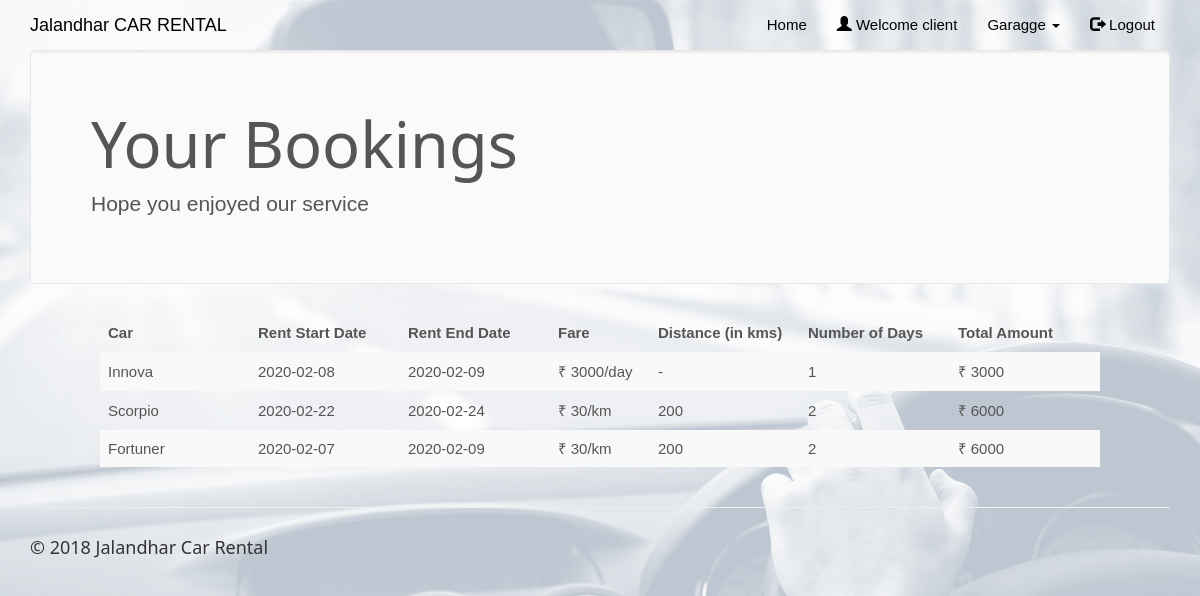
The page /mybookings.php (signed in) on the database its author committed.
### tables this page shows
CREATE TABLE `rentedcars` (
  `id` int(100) NOT NULL,
  `customer_username` varchar(50) NOT NULL,
  `car_id` int(20) NOT NULL,
  `driver_id` int(20) NOT NULL,
  `booking_date` date NOT NULL,
  `rent_start_date` date NOT NULL,
  `rent_end_date` date NOT NULL,
  `car_return_date` date DEFAULT NULL,
  `fare` double NOT NULL,
  `charge_type` varchar(25) NOT NULL DEFAULT 'days',
  `distance` double DEFAULT NULL,
  `no_of_days` int(50) DEFAULT NULL,
  `total_amount` double DEFAULT NULL,
  `return_status` varchar(10) NOT NULL
);

CREATE TABLE `cars` (
  `car_id` int(20) NOT NULL,
  `car_name` varchar(50) NOT NULL,
  `car_nameplate` varchar(50) NOT NULL,
  `car_img` varchar(50) DEFAULT 'NA',
  `ac_price` float NOT NULL,
  `non_ac_price` float NOT NULL,
  `ac_price_per_day` float NOT NULL,
  `non_ac_price_per_day` float NOT NULL,
  `car_availability` varchar(10) NOT NULL
);

### mybookings.php (the view, shortened to what this page needs)
<!DOCTYPE html>
<html>
<?php
$conn = Connect();
?>
<head>
<link rel="stylesheet" href="assets/bootstrap/css/bootstrap.min.css">
<link rel="stylesheet" href="assets/fonts/font-awesome.min.css">
    <link rel="stylesheet" href="assets/w3css/w3.css">
<link rel="stylesheet" type="text/css" href="assets/css/customerlogin.css">
<link rel="stylesheet" type="text/css" media="screen" href="assets/css/clientpage.css" />
</head>
<body id="page-top" data-spy="scroll" data-target=".navbar-fixed-top">
    <nav class="navbar navbar-custom navbar-fixed-top" role="navigation" style="color: black">
        <div class="container">
            <div class="navbar-header">
                <a class="navbar-brand page-scroll" href="index.php">
                   Jalandhar CAR RENTAL </a>
            </div>
            <?php
                if(isset($_SESSION['login_client'])){
            ?>
            <div class="collapse navbar-collapse navbar-right navbar-main-collapse">
                <ul class="nav navbar-nav">
                    <li>
                        <a href="index.php">Home</a>
                    </li>
                    <li>
                        <a href="#"><span class="glyphicon glyphicon-user"></span> Welcome <?php echo $_SESSION['login_client']; ?></a>
                    </li>
                    <li>
                    <ul class="nav navbar-nav navbar-right">
            <li><a href="#" class="dropdown-toggle active" data-toggle="dropdown" role="button" aria-haspopup="true" aria-expanded="false"><span class="glyphicon glyphicon-user"></span> Control Panel <span class="caret"></span> </a>
                <ul class="dropdown-menu">
              <li> <a href="entercar.php">Add Car</a></li>
              <li> <a href="enterdriver.php"> Add Driver</a></li>
              <li> <a href="clientview.php">View</a></li>
            </ul>
            </li>
          </ul>
                    </li>
                    <li>
                        <a href="logout.php"><span class="glyphicon glyphicon-log-out"></span> Logout</a>
                    </li>
                </ul>
            </div>
            <?php
                }
                else if (isset($_SESSION['login_customer'])){
            ?>
            <div class="collapse navbar-collapse navbar-right navbar-main-collapse">
                <ul class="nav navbar-nav">
                    <li>
                        <a href="index.php">Home</a>
                    </li>
                    <li>
                        <a href="#"><span class="glyphicon glyphicon-user"></span> Welcome <?php echo $_SESSION['login_customer']; ?></a>
                    </li>
                    <ul class="nav navbar-nav">
            <li><a href="#" class="dropdown-toggle active" data-toggle="dropdown" role="button" aria-haspopup="true" aria-expanded="false"> Garagge <span class="caret"></span> </a>
            </li>
          </ul>
                    <li>
                        <a href="logout.php"><span class="glyphicon glyphicon-log-out"></span> Logout</a>
                    </li>
                </ul>
            </div>
                <?php   }
                ?>
        </div>
    </nav>
<?php $login_customer = $_SESSION['login_customer'];
    $sql1 = "SELECT * FROM rentedcars rc, cars c
    WHERE rc.customer_username='$login_customer' AND c.car_id=rc.car_id AND rc.return_status='R'";
    $result1 = $conn->query($sql1);
    if (mysqli_num_rows($result1) > 0) {
?>
<div class="container">
      <div class="jumbotron">
        <h1>Your Bookings</h1>
        <p> Hope you enjoyed our service </p>
      </div>
    </div>
    <div class="table-responsive" style="padding-left: 100px; padding-right: 100px;" >
<table class="table table-striped">
  <thead class="thead-dark">
<tr>
<th width="15%">Car</th>
<th width="15%">Rent Start Date</th>
<th width="15%">Rent End Date</th>
<th width="10%">Fare</th>
<th width="15%">Distance (in kms)</th>
<th width="15%">Number of Days</th>
<th width="15%">Total Amount</th>
</tr>
</thead>
<?php
        while($row = mysqli_fetch_assoc($result1)) {
?>
<tr>
<td><?php echo $row["car_name"]; ?></td>
<td><?php echo $row["rent_start_date"] ?></td>
<td><?php echo $row["rent_end_date"]; ?></td>
<td>&#8377; <?php
            if($row["charge_type"] == "days"){
                    echo ($row["fare"] . "/day");
                } else {
                    echo ($row["fare"] . "/km");
                }
            ?></td>
<td><?php  if($row["charge_type"] == "days"){
                    echo ("-");
                } else {
                    echo ($row["distance"]);
                } ?></td>
<td><?php echo $row["no_of_days"]; ?> </td>
<td>&#8377; <?php echo $row["total_amount"]; ?></td>
</tr>
<?php        } ?>
                </table>
                </div>
            <?php
        } ?>
</body>
<footer class="site-footer">
        <div class="container">
            <hr>
            <div class="row">
                <div class="col-sm-6">
                    <h5>© 2018 Jalandhar Car Rental</h5>
                </div>
            </div>
        </div>
    </footer>
</html>

### assets/w3css/w3.css (style rules this page uses)
*,*:before,*:after { box-sizing:inherit }
html { -ms-text-size-adjust:100%;-webkit-text-size-adjust:100% }
body { margin:0 }
article,aside,details,figcaption,figure,footer,header,main,menu,nav,section,summary { display:block }
a { background-color:transparent;-webkit-text-decoration-skip:objects }
hr { box-sizing:content-box;height:0;overflow:visible }
html,body { font-family:Verdana,sans-serif;font-size:15px;line-height:1.5 }
html { overflow-x:hidden }
h1 { font-size:36px }
h5 { font-size:18px }
h1,h2,h3,h4,h5,h6 { font-family:"Segoe UI",Arial,sans-serif;font-weight:400;margin:10px 0 }
hr { border:0;border-top:1px solid #eee;margin:20px 0 }
a { color:inherit }

### assets/css/customerlogin.css (style rules this page uses)
body, html { height: 100%; }
body { padding-top: 50px; background: url("../../assets/img/forcustomer.png"); background-size: 100%; }
footer { display: block; }

### rows shown on the page
rentedcars: car.car_name "Innova", rent_start_date "2020-02-08", rent_end_date "2020-02-09", fare "3000", no_of_days "1", total_amount "3000"
rentedcars: car.car_name "Scorpio", rent_start_date "2020-02-22", rent_end_date "2020-02-24", fare "30", distance "200", no_of_days "2", total_amount "6000"
rentedcars: car.car_name "Fortuner", rent_start_date "2020-02-07", rent_end_date "2020-02-09", fare "30", distance "200", no_of_days "2", total_amount "6000"

### other values the page prints
$_SESSION['login_customer'] "client"
